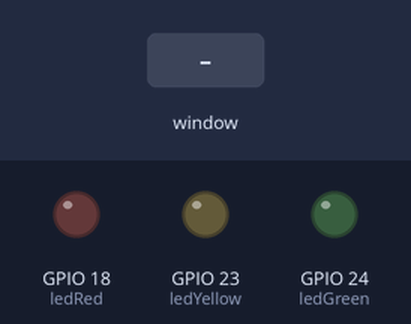
The program below on a simulated Raspberry Pi (BCM pin numbers). Shown: output pins drawn as LEDs (lit = HIGH). Inputs (shaded band) come from the test bench. The desktop window is not drawn, its controls go by their first labels and the mouse button is held 0.15 s. At 5.8 s the program stops and its outputs stay as they are.

Above: at 1.2 s.
1.3 s: control labelled "Touch to start LED" in the window clicked
At 2.1 s:
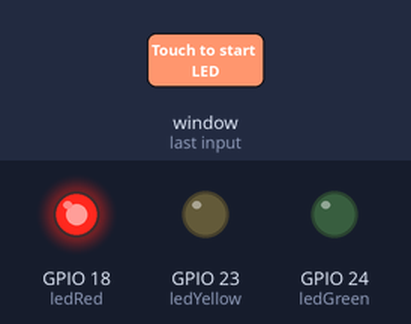
2.8 s: control no. 2 labelled "Touch to start LED" in the window clicked
At 3.3 s:
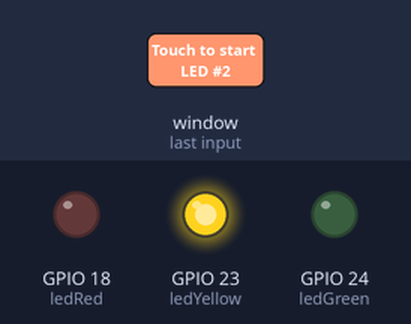
4.3 s: control no. 3 labelled "Touch to start LED" in the window clicked
At 5.5 s:
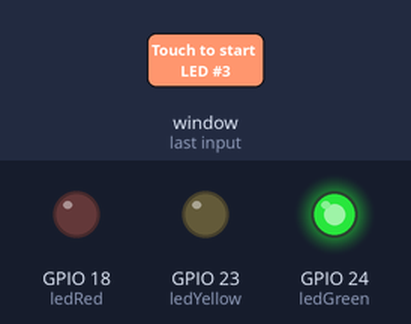
5.8 s: control labelled "Exit" in the window clicked
At 6.8 s:
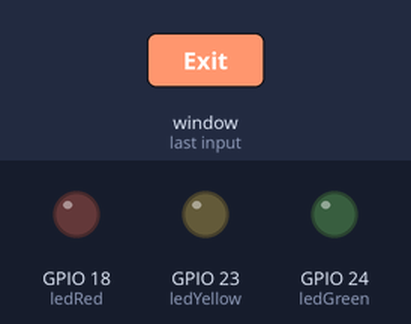
Timing chart, 0 to 7.3 s (numbered marks = the images above; inputs shaded):
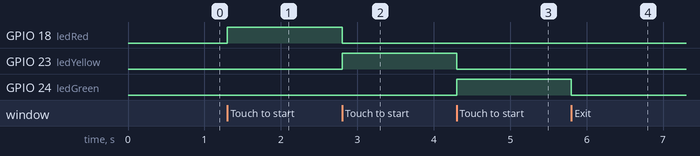

The program:

Threeled__1_.py
```python
from tkinter import*
import tkinter.font
from gpiozero import LED
import RPi.GPIO
RPi.GPIO.setmode(RPi.GPIO.BCM)

ledRed = LED(18)
ledYellow = LED(23)
ledGreen = LED(24)

win = Tk()
win.title("LED Operator")
myFont = tkinter.font.Font(family = 'comicsans', size = 20, weight = "bold")

def ledToggleRed():
    if ledRed.is_lit:
       ledRed.off()
       ledYellow.off()
       ledGreen.off()
       redButton["text"] = "Touch to start LED"
       yellowButton["text"] = "Touch to start LED"
       greenButton["text"] = "Touch to start LED"
    else:
       ledRed.on()
       ledYellow.off()
       ledGreen.off()
       redButton["text"] = "Touch to off"
       yellowButton["text"] = "Touch to start LED"
       greenButton["text"] = "Touch to start LED"

def ledToggleYellow():
    if ledYellow.is_lit:
       ledYellow.off()
       ledRed.off()
       ledGreen.off()
       yellowButton["text"] = "Touch to start LED"
       redButton["text"] = "Touch to start LED"
       greenButton["text"] = "Touch to start LED"
    else:
       ledYellow.on()
       ledRed.off()
       ledGreen.off()
       yellowButton["text"] = "Touch to off"
       redButton["text"] = "Touch to start LED"
       greenButton["text"] = "Touch to start LED"

def ledToggleGreen():
    if ledGreen.is_lit:
       ledGreen.off()
       ledRed.off()
       ledYellow.off()
       greenButton["text"] = "Touch to start LED"
       redButton["text"] = "Touch to start LED"
       yellowButton["text"] = "Touch to start LED"
    else:
       ledGreen.on()
       ledRed.off()
       ledYellow.off()
       greenButton["text"] = "Touch to off"
       redButton["text"] = "Touch to start LED"
       yellowButton["text"] = "Touch to start LED"

def close():
    RPi.GPIO.cleanup()
    win.destroy()

##Red
redButton = Radiobutton(win, text= 'Touch to start LED', font = myFont, command = ledToggleRed, bg = 'red', height = 1, width = 20)
redButton.grid(row=0, column=1)

##Yellow
yellowButton = Radiobutton(win, text= 'Touch to start LED', font = myFont, command = ledToggleYellow, bg = 'yellow', height = 1, width = 20)
yellowButton.grid(row=1, column=1)

##Green
greenButton = Radiobutton(win, text= 'Touch to start LED', font = myFont, command = ledToggleGreen, bg = 'green', height = 1, width = 20)
greenButton.grid(row=2, column=1)
##Exit
exitButton = Button(win, text= 'Exit', font = myFont, command = close, bg = 'orange', height = 1, width = 7)
exitButton.grid(row=3, column=1)

win.protocol("WM_DELETE_WINDOW", close)
win.mainloop()
```

Measured:
- after the input at 1.3 s, GPIO 18 (ledRed): LOW → HIGH at once
- after the input at 2.8 s, GPIO 18 (ledRed): HIGH → LOW at once; GPIO 23 (ledYellow): LOW → HIGH at once
- after the input at 4.3 s, GPIO 23 (ledYellow): HIGH → LOW at once; GPIO 24 (ledGreen): LOW → HIGH at once
- after the input at 5.8 s, GPIO 24 (ledGreen): HIGH → LOW at once
